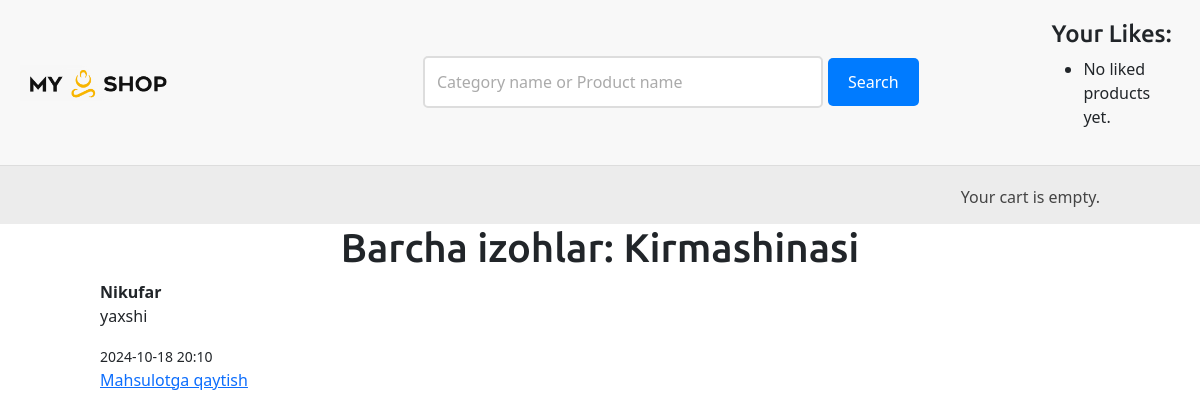
The page /3/kirmashinasi/comments/ on the database as committed earlier.
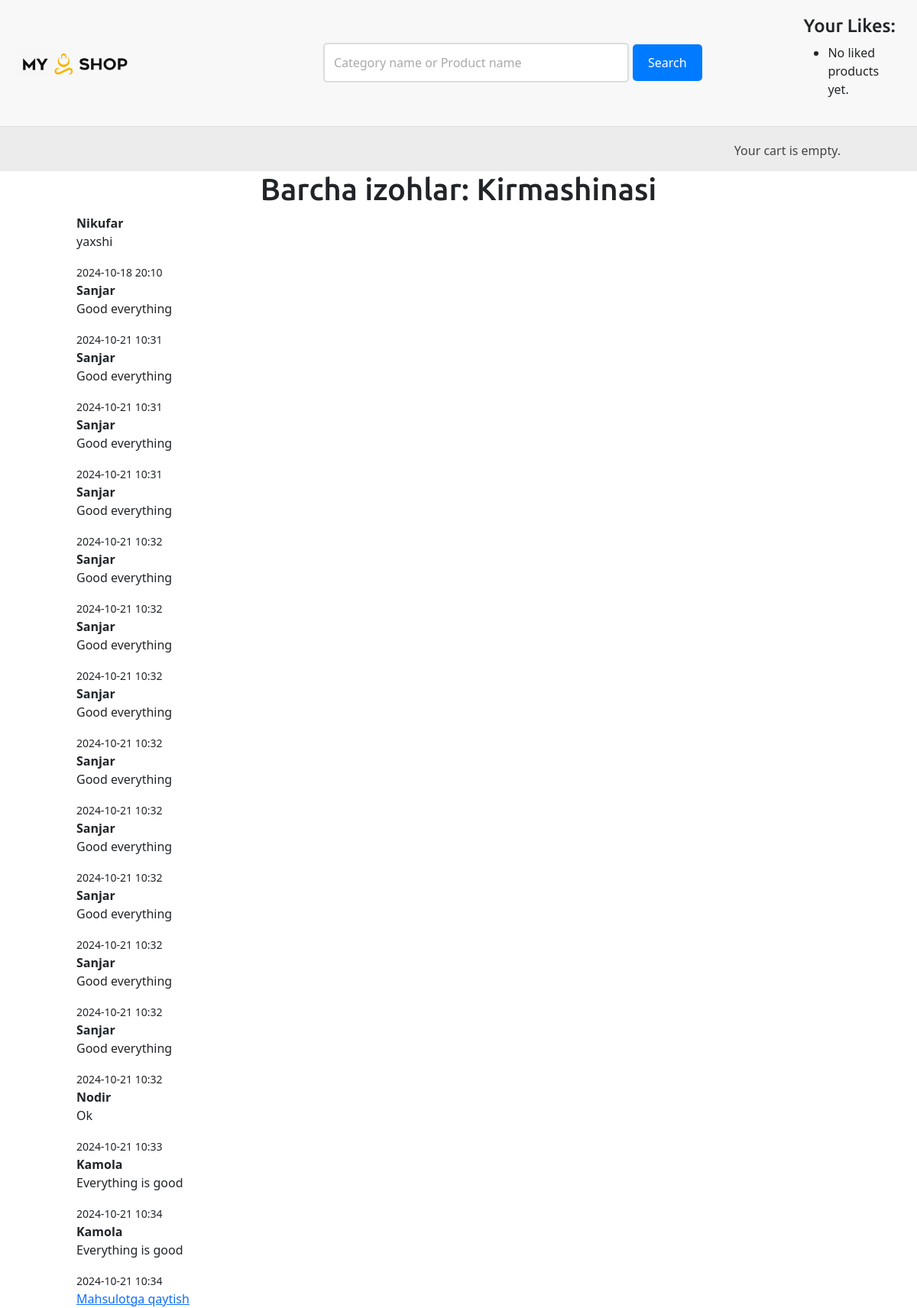
The same page on the database as committed later.
### shop/models.py (models this page shows, shortened)
class Comment(models.Model):
    full_name = models.CharField(max_length=550,null=True,blank=True)
    email = models.EmailField()
    message = models.TextField()
    product = models.ForeignKey(Product, related_name='comments', on_delete=models.CASCADE)
    is_active = models.BooleanField(default=True)
    created = models.DateTimeField(auto_now_add=True)
    updated = models.DateTimeField(auto_now=True)
    class Meta:
        verbose_name_plural = 'Comments'

### shop/views.py (the view)
# urls.py: path('<int:id>/<slug:slug>/comments/', views.all_comments, name='all_comments'),
def all_comments(request, id, slug):
    product = get_object_or_404(Product, id=id, slug=slug, available=True)
    comments = Comment.objects.filter(product=product, is_active=True)
    return render(request, 'shop/product/all_comments.html', {
        'product': product,
        'comments': comments
    })

### cart/cart.py (called while the page is built)
    def __len__(self):
        return sum(item['quantity'] for item in self.cart.values())

### cart/context_processors.py (called while the page is built)
def cart(request):
    return {'cart': Cart(request)}

### shop/templates/shop/product/all_comments.html
{% extends "shop/base.html" %}
{% block content %}
    <div class="all-comments">
        <h1>Barcha izohlar: {{ product.name }}</h1>
        <div class="comments">
            {% for comment in comments %}
                <div class="comment">
                    <strong>{{ comment.full_name }}</strong>
                    <p>{{ comment.message }}</p>
                    <small>{{ comment.created|date:"Y-m-d H:i" }}</small>
                </div>
            {% empty %}
                <p>Izohlar mavjud emas.</p>
            {% endfor %}
        </div>
        <div class="back-link">
            <a href="{% url 'shop:product_detail' product.id product.slug %}">Mahsulotga qaytish</a>
        </div>
    </div>
{% endblock %}

Rows that differ between the two databases and show on the page:
added Comment: full_name "Sanjar", message "Good everything", created "2024-10-21 10:31"
added Comment: full_name "Sanjar", message "Good everything", created "2024-10-21 10:31"
added Comment: full_name "Sanjar", message "Good everything", created "2024-10-21 10:31"
added Comment: full_name "Sanjar", message "Good everything", created "2024-10-21 10:32"
added Comment: full_name "Sanjar", message "Good everything", created "2024-10-21 10:32"
added Comment: full_name "Sanjar", message "Good everything", created "2024-10-21 10:32"
added Comment: full_name "Sanjar", message "Good everything", created "2024-10-21 10:32"
added Comment: full_name "Sanjar", message "Good everything", created "2024-10-21 10:32"
added Comment: full_name "Sanjar", message "Good everything", created "2024-10-21 10:32"
added Comment: full_name "Sanjar", message "Good everything", created "2024-10-21 10:32"
added Comment: full_name "Sanjar", message "Good everything", created "2024-10-21 10:32"
added Comment: full_name "Sanjar", message "Good everything", created "2024-10-21 10:32"
added Comment: full_name "Nodir", message "Ok", created "2024-10-21 10:33"
added Comment: full_name "Kamola", message "Everything is good", created "2024-10-21 10:34"
added Comment: full_name "Kamola", message "Everything is good", created "2024-10-21 10:34"
